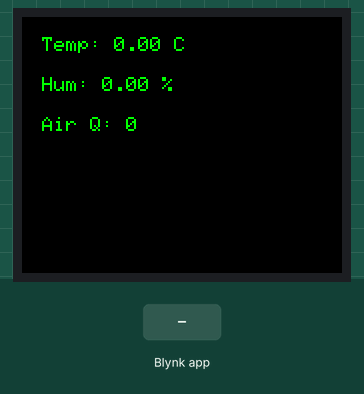
Recording of a sketch running on a simulated ESP32. Shown: 160×128 colour display. The inputs (shaded band) are chosen by the test bench. WiFi joins after 1.5 s; servers stay silent unless stated.

Above: at 3.1 s.
3.2 s: Blynk app writes 1 to V0
4.7 s: Blynk app writes 200 to V0
At 6.1 s:
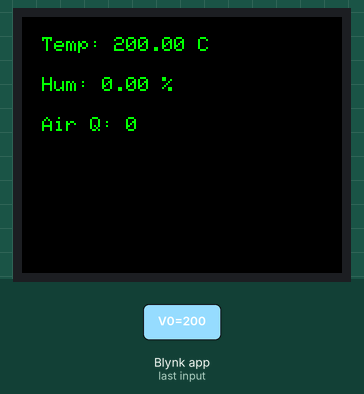
Timing chart, 0 to 7.7 s (numbered marks = the images above; inputs shaded):
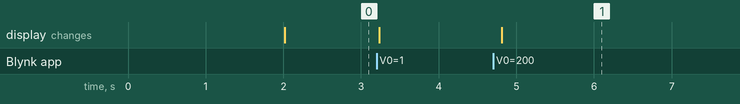

Measured:
- after the input at 4.7 s, the display: changes after 0.12 s (image 1)

The sketch:

esp32_display_node.ino
```cpp
#include <Adafruit_GFX.h>
#include <Adafruit_ST7735.h>
#include <WiFi.h>
#include <BlynkSimpleEsp32.h>

#define TFT_CS     5
#define TFT_RST    4
#define TFT_DC     2
#define TFT_SCLK   18
#define TFT_MOSI   23
Adafruit_ST7735 tft = Adafruit_ST7735(TFT_CS, TFT_DC, TFT_MOSI, TFT_SCLK, TFT_RST);

char auth[] = "VOTRE_TOKEN_BLYNK_DISPLAY";
char ssid[] = "ReseauDisplay";
char pass[] = "motdepasseDisplay";

float currentTemp = 0;
float currentHum = 0;
int currentAirQuality = 0;

BLYNK_WRITE(V0) { currentTemp = param.asFloat(); }
BLYNK_WRITE(V1) { currentHum = param.asFloat(); }
BLYNK_WRITE(V2) { currentAirQuality = param.asInt(); }

void setup() {
  Serial.begin(115200);

  tft.initR(INITR_BLACKTAB);
  tft.setRotation(1);
  tft.fillScreen(ST7735_BLACK);

  Blynk.begin(auth, ssid, pass);
  showInitialScreen();
}

void loop() {
  Blynk.run();
  updateDisplay(currentTemp, currentHum, currentAirQuality);
  delay(100);
}

void showInitialScreen() {
  tft.fillScreen(ST7735_BLUE);
  tft.setTextColor(ST7735_WHITE);
  tft.setTextSize(1);
  tft.setCursor(10, 10);
  tft.println("Attente données...");
}

void updateDisplay(float temp, float hum, int air) {
  tft.fillScreen(ST7735_BLACK);

  tft.setTextColor(ST7735_GREEN);
  tft.setTextSize(1);
  tft.setCursor(10, 10);
  tft.print("Temp: ");
  tft.print(temp);
  tft.println(" C");

  tft.setCursor(10, 30);
  tft.print("Hum: ");
  tft.print(hum);
  tft.println(" %");

  tft.setCursor(10, 50);
  tft.print("Air Q: ");
  tft.println(air);

  int barWidth = map(air, 0, 4095, 0, 100);
  tft.fillRect(10, 70, barWidth, 10, ST7735_RED);
}
```
